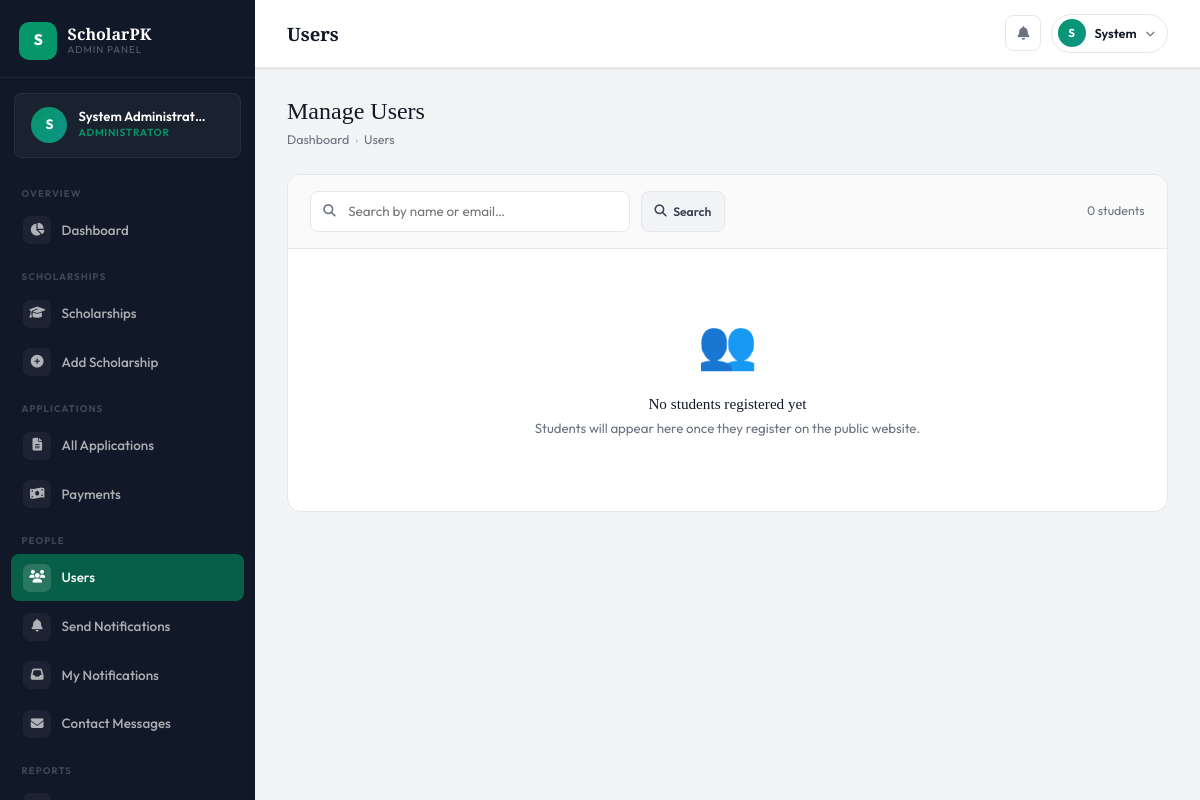
Before: /admin/users.php (signed in) with the older database file.
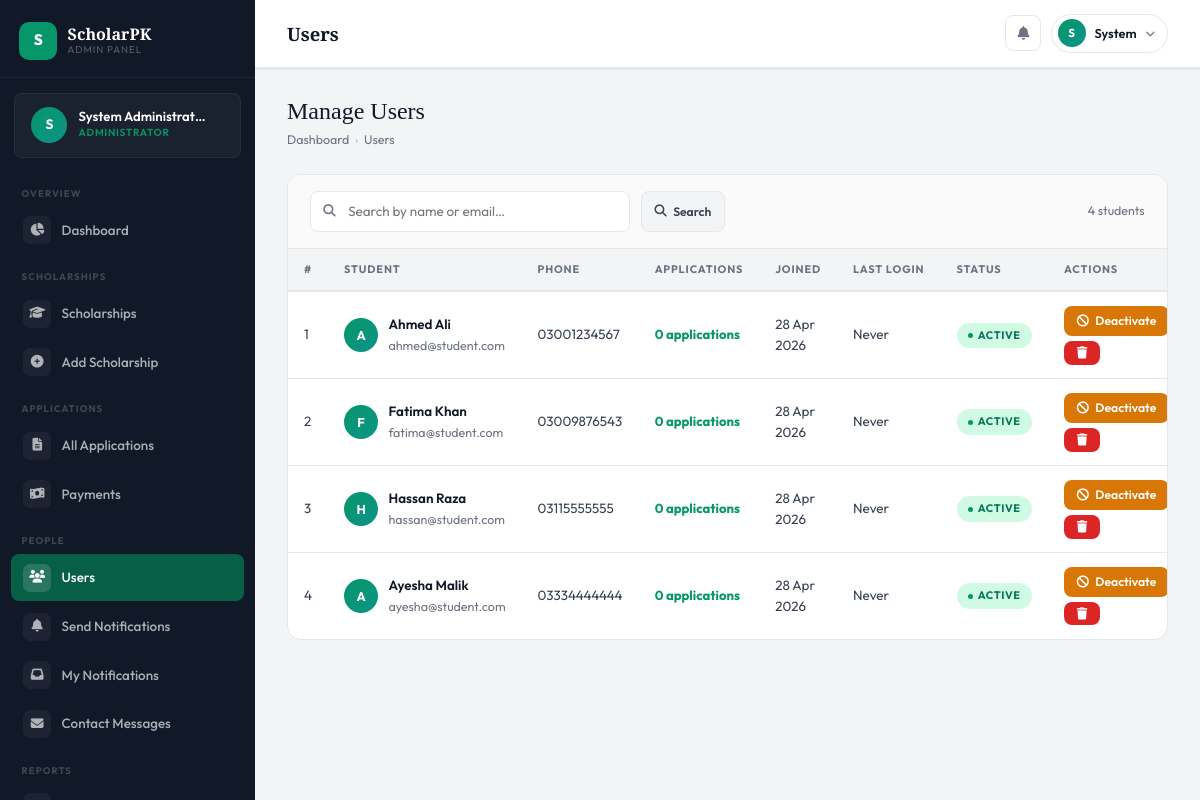
After: the same page with the newer database file.
### tables this page shows
CREATE TABLE IF NOT EXISTS users (
    user_id       INT           AUTO_INCREMENT PRIMARY KEY,
    full_name     VARCHAR(120)  NOT NULL,
    email         VARCHAR(120)  UNIQUE NOT NULL,
    phone         VARCHAR(20),
    password      VARCHAR(255)  NOT NULL,               
    role          ENUM('student','admin')  DEFAULT 'student',
    profile_image VARCHAR(255),
    status        ENUM('active','inactive') DEFAULT 'active',
    last_login    TIMESTAMP     NULL,
    created_at    TIMESTAMP     DEFAULT CURRENT_TIMESTAMP,
    updated_at    TIMESTAMP     DEFAULT CURRENT_TIMESTAMP ON UPDATE CURRENT_TIMESTAMP
);

### auth_helper.php (called while the page is built, shortened)
<?php
function clean($data)
{
    return htmlspecialchars(strip_tags(trim($data)));
}

### admin/users.php (the view, shortened to what this page needs)
<?php
require_once '../db.php';
require_once '../auth_helper.php';
$search = clean($_GET['q'] ?? '');
$where  = "role='student'";
$users = $conn->query("SELECT * FROM users WHERE $where ORDER BY created_at DESC");
include 'includes/layout.php';
?>
<div class="page-hd">
  <h1>Manage Users</h1>
  <div class="breadcrumb"><a href="dashboard.php">Dashboard</a><span class="bc-sep">›</span>Users</div>
</div>
<div class="panel">
  <div class="filter-row">
    <form method="GET" action="users.php" style="display:flex;gap:.65rem;flex-wrap:wrap;flex:1">
      <div class="search-bar">
        <i class="fas fa-search"></i>
        <input type="text" name="q" value="<?= htmlspecialchars($search) ?>"
               placeholder="Search by name or email…">
      </div>
      <button type="submit" class="btn-a btn-secondary btn-sm">
        <i class="fas fa-search"></i> Search
      </button>
    </form>
    <span style="font-size:.78rem;color:var(--muted)">
      <?= $users ? $users->num_rows : 0 ?> student<?= ($users && $users->num_rows !== 1) ? 's' : '' ?>
    </span>
  </div>
  <?php if ($users && $users->num_rows > 0): ?>
  <div class="table-wrap">
    <table class="admin-table">
      <thead>
        <tr>
          <th>#</th>
          <th>Student</th>
          <th>Phone</th>
          <th>Applications</th>
          <th>Joined</th>
          <th>Last Login</th>
          <th>Status</th>
          <th>Actions</th>
        </tr>
      </thead>
      <tbody>
        <?php $n=1; while ($u = $users->fetch_assoc()):
          $app_cnt = $conn->query("SELECT COUNT(*) c FROM applications WHERE user_id={$u['user_id']}")->fetch_assoc()['c'] ?? 0;
          $init    = strtoupper(substr($u['full_name'],0,1));
        ?>
        <tr>
          <td class="td-muted"><?= $n++ ?></td>
          <td>
            <div style="display:flex;align-items:center;gap:.65rem">
              <div style="width:34px;height:34px;border-radius:50%;
                          background:linear-gradient(135deg,var(--em),#0d9488);
                          display:grid;place-items:center;color:#fff;
                          font-size:.8rem;font-weight:700;flex-shrink:0">
                <?= $init ?>
              </div>
              <div>
                <div class="td-primary"><?= htmlspecialchars($u['full_name']) ?></div>
                <div class="td-muted"><?= htmlspecialchars($u['email']) ?></div>
              </div>
            </div>
          </td>
          <td class="td-muted"><?= htmlspecialchars($u['phone'] ?? '—') ?></td>
          <td>
            <a href="applications.php?student=<?= $u['user_id'] ?>"
               style="font-size:.82rem;font-weight:700;color:var(--em)">
              <?= $app_cnt ?> application<?= $app_cnt !== 1 ? 's' : '' ?>
            </a>
          </td>
          <td class="td-muted"><?= date('d M Y',strtotime($u['created_at'])) ?></td>
          <td class="td-muted">
            <?= $u['last_login'] ? date('d M Y',strtotime($u['last_login'])) : 'Never' ?>
          </td>
          <td>
            <span class="badge-s badge-<?= $u['status'] ?>">
              <?= ucfirst($u['status']) ?>
            </span>
          </td>
          <td>
            <div style="display:flex;gap:.3rem;flex-wrap:wrap">
              <a href="users.php?toggle=<?= $u['user_id'] ?>"
                 class="btn-a btn-sm <?= $u['status']==='active' ? 'btn-warning' : 'btn-primary' ?>"
                 data-confirm="<?= $u['status']==='active' ? 'Deactivate this student?' : 'Activate this student?' ?>">
                <i class="fas fa-<?= $u['status']==='active' ? 'ban' : 'check' ?>"></i>
                <?= $u['status']==='active' ? 'Deactivate' : 'Activate' ?>
              </a>
              <a href="users.php?delete=<?= $u['user_id'] ?>"
                 class="btn-a btn-danger btn-sm"
                 data-confirm="Delete this student account? All their applications and documents will be removed.">
                <i class="fas fa-trash"></i>
              </a>
            </div>
          </td>
        </tr>
        <?php endwhile; ?>
      </tbody>
    </table>
  </div>
  <?php else: ?>
  <div class="empty-tbl">
    <span class="ei">👥</span>
    <h5><?= $search ? "No students match \"$search\"" : 'No students registered yet' ?></h5>
    <p>Students will appear here once they register on the public website.</p>
  </div>
  <?php endif; ?>
</div>
<?php include 'includes/layout_end.php'; ?>

Changed rows visible on the page:
added users: full_name "A", full_name "Ahmed Ali", email "ahmed@student.com", phone "03001234567", app_cnt "0", created_at "28 Apr 2026", shows "Never", status "ACTIVE", shows "Deactivate"
added users: full_name "F", full_name "Fatima Khan", email "fatima@student.com", phone "03009876543", app_cnt "0", created_at "28 Apr 2026", shows "Never", status "ACTIVE", shows "Deactivate"
added users: full_name "H", full_name "Hassan Raza", email "hassan@student.com", phone "03115555555", app_cnt "0", created_at "28 Apr 2026", shows "Never", status "ACTIVE", shows "Deactivate"
added users: full_name "A", full_name "Ayesha Malik", email "ayesha@student.com", phone "03334444444", app_cnt "0", created_at "28 Apr 2026", shows "Never", status "ACTIVE", shows "Deactivate"
Other visible differences:
$users->num_rows: "0" → "4"
text no longer shown: "👥 No students registered yet Students will appear here once they register on the public website."
text now shown: "# STUDENT PHONE APPLICATIONS JOINED LAST LOGIN STATUS ACTIONS"
